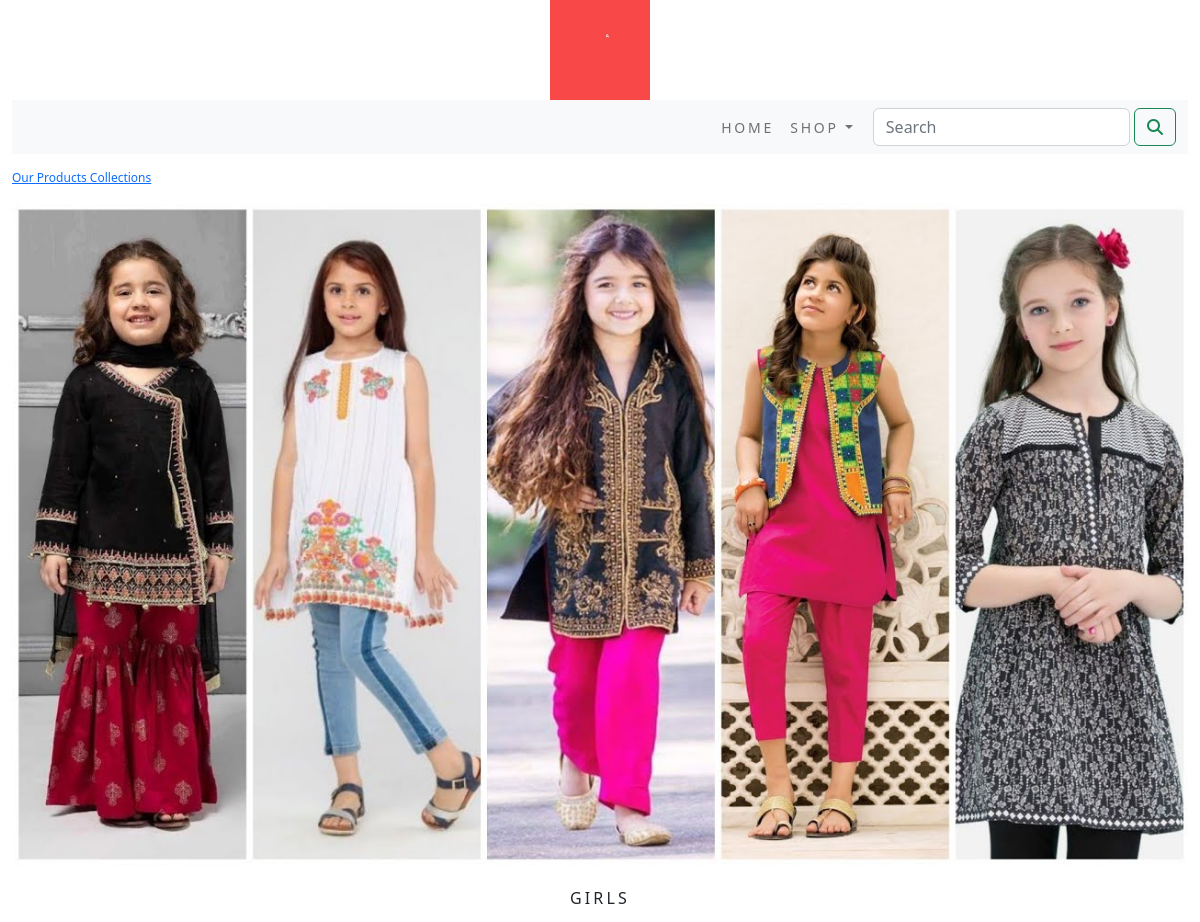
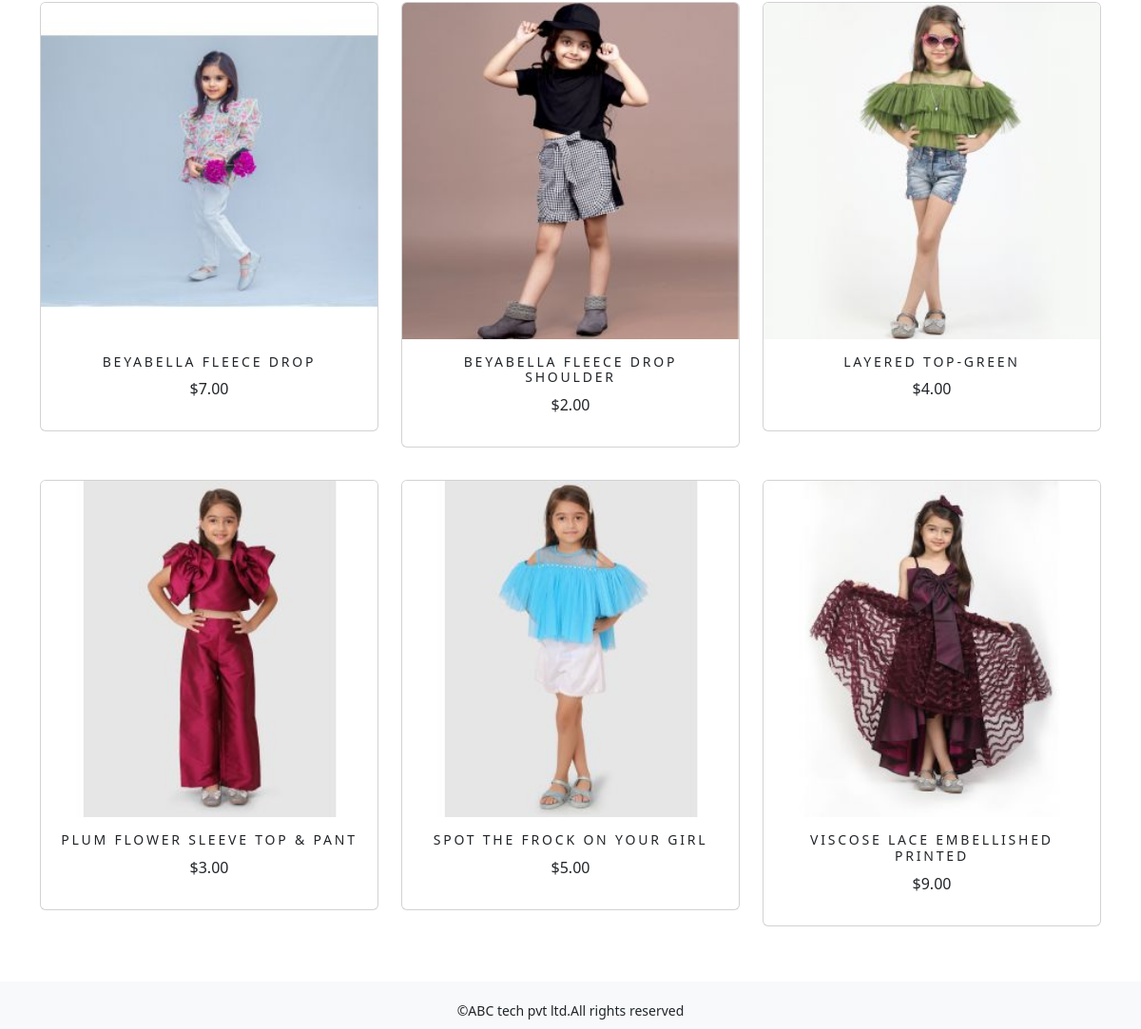
/shop/girls/, run on the app's committed database (2 pictures, top to bottom).
### shop/models.py (models this page shows, shortened)
class Category(models.Model):
    name=models.CharField(max_length=250,unique=True)
    slug=models.SlugField(max_length=250,unique=True)
    description=models.TextField(blank=True)
    image=models.ImageField(upload_to='category',blank=True)
    class Meta:
        ordering =('name',)
        verbose_name='category'
        verbose_name_plural='categories'
    def get_url(self):
        return reverse('shop:products_by_category', args=[self.slug])

class Product(models.Model):
    name=models.CharField(max_length=250,unique=True)
    slug=models.SlugField(max_length=250,unique=True)
    description=models.TextField(blank=True)
    price=models.DecimalField(max_digits=10,decimal_places=2)
    category=models.ForeignKey(Category,on_delete=models.CASCADE)
    image=models.ImageField(upload_to='product',blank=True)
    stock=models.IntegerField()
    available=models.BooleanField(default=True)
    created=models.DateTimeField(auto_now_add=True)
    updated=models.DateTimeField(auto_now=True)
    def get_url(self):
        return reverse('shop:prodCatdetail',args=[self.category.slug,self.slug])
    class Meta:
        ordering=('name',)
        verbose_name='product'
        verbose_name_plural='products'

### shop/views.py (the view)
# urls.py: path('',views.allProdCat,name='allProdCat'),
def allProdCat(request,c_slug=None):
    c_page=None
    products_list=None
    if c_slug!=None:
        c_page=get_object_or_404(Category,slug=c_slug)
        products_list=Product.objects.all().filter(category=c_page,available=True)
    else:
        products_list=Product.objects.all().filter(available=True)
    paginator=Paginator(products_list,6)
    try:
        page=int(request.GET.get('page','1'))
    except:
        page=1
    try:
        products=paginator.page(page)
    except(EmptyPage,InvalidPage):
        products=paginator.page(paginator.num_pages)
    return render(request,'category.html',{'category':c_page,'products':products})

### cart/context_processors.py (called while the page is built)
def counter(request):
    item_count=0
    if 'admin' in request.path:
        return {}
    else:
        try:
            cart=Cart.objects.filter(cart_id=_cart_id(request))
            car_items=CartItem.objects.all().filter(cart=cart[:1])
            for cart_item in car_items:
                item_count+=cart_item.quantity
        except Cart.DoesNotExist:
            item_count=0
    return dict(item_count=item_count)

### cart/views.py (called while the page is built)
def _cart_id(request):
    cart=request.session.session_key
    if not cart:
        cart=request.session.create()
    return cart

### shop/context_processors.py (called while the page is built)
def menu_links(request):
    links=Category.objects.all()
    return dict(links=links)

### templates/category.html (shortened to what this page needs)
{% extends 'base.html' %}
{% load static %}
{% block content %}
  {% if category %}
  <div>
    <div class="row my_row_class">
      <div class="mx_auto">
      <P><a href="{% url 'shop:allProdCat' %}">Our Products Collections</a></P>
      </div>
    </div>
  </div>
  {% endif %}
  <div class="mx_auto">
    {% if category %}
    <img class="my_image" src="{{category.image.url}}" alt="{{category.name}}" style="width:100%;">
  </div>
    <br>
  <div>
    <h1 class="text-center my_title">{{category.name}}</h1>
  </div>
    {% endif %}
  <div class="container">
    <div class="row mx_auto">
      {% for product in products.object_list %}
      <div class="my_bottom_margin col-9 col-sm-12 col-md-4 col-lg-4">
        <div class="card text-center" style="min-width:18rem;">
          <a href="{{product.get_url}}"><img class="card-img-top my_image" src="{{product.image.url}}" alt="{{product.name}}"></a>
          <div class="card-body">
            <h4>{{product.name}}</h4>
            <p>${{product.price}}</p>
          </div>
        </div>
        <br>
      </div>
      {% endfor %}
    </div>
    <br>
  </div>
{% endblock %}

### static/css/custom.css (style rules this page uses)
body { font-family: 'Roboto', sans-serif; min-height:100%; display:flex; flex-direction:column; }
html { height:100%; }
.my_row_class { padding-top:15px; }
.my_row_class .mx_auto { color:#000; font-size:12px; }
.my_image { width:100; height:auto; }
.my_title { font-size:16px; text-transform:uppercase; letter-spacing:.2em; }
.my_bottom_margin { margin-bottom:10px; }
.card-body h4 { font-size:14px; text-transform:uppercase; letter-spacing:.2em; }

### data on the page
Category: image (picture), name "GIRLS"
Product: image (picture), name "BEYABELLA FLEECE DROP", price "7.00"
Product: image (picture), name "BEYABELLA FLEECE DROP SHOULDER", price "2.00"
Product: image (picture), name "LAYERED TOP-GREEN", price "4.00"
Product: image (picture), name "PLUM FLOWER SLEEVE TOP & PANT", price "3.00"
Product: image (picture), name "SPOT THE FROCK ON YOUR GIRL", price "5.00"
Product: image (picture), name "VISCOSE LACE EMBELLISHED PRINTED", price "9.00"
